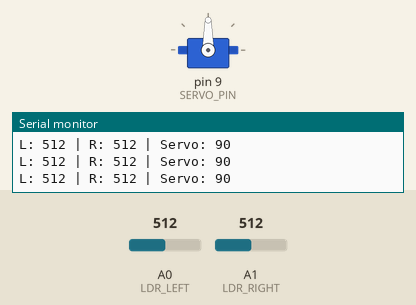
Recording of a sketch running on a simulated Arduino Uno, built with avr-gcc and run on an emulated ATmega328P. Shown: servo, the last lines printed to the serial monitor. Inputs (shaded band) come from the test bench; at power-on: A0 (LDR_LEFT) = 512, A1 (LDR_RIGHT) = 512.

Above: at 1.7 s.
1.8 s: A0 (LDR_LEFT) set to 546
At 2.27 s:
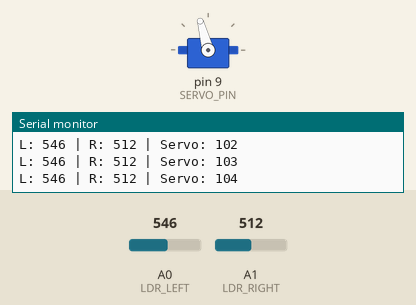
At 4.7 s:
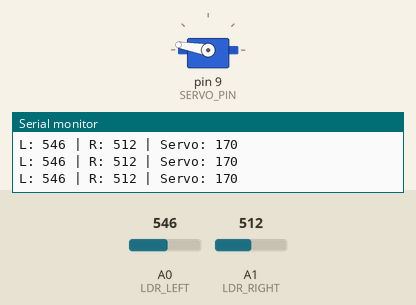
4.8 s: A1 (LDR_RIGHT) set to 557
7.8 s: A1 (LDR_RIGHT) set to 579
At 8.6 s:
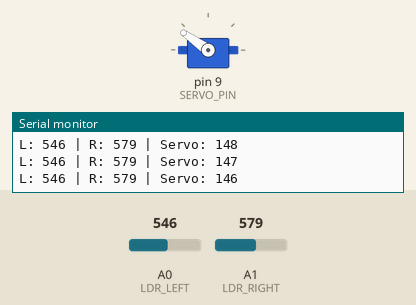
10.8 s: A0 (LDR_LEFT) set to 108
13.8 s: A0 (LDR_LEFT) set to 88
Timing chart, 0 to 16.3 s (numbered marks = the images above; inputs shaded):
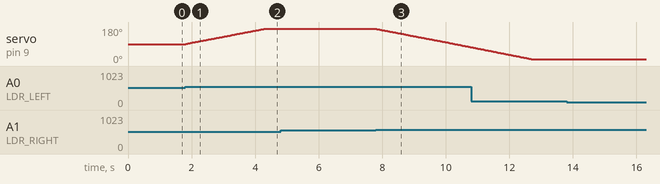

The sketch:

SolarTrackingSystem.ino
```cpp
#include <Servo.h>

const int LDR_LEFT = A0;   // LDR 1
const int LDR_RIGHT = A1;  // LDR 2
const int SERVO_PIN = 9;   // SG90 Signal (D9)

const int TOLERANCE = 20;  // Deadband to prevent servo jitter
int servoPos = 90;         // Start centered at 90 degrees

Servo trackerServo;

void setup() {
  trackerServo.attach(SERVO_PIN);
  trackerServo.write(servoPos);
  Serial.begin(9600);
  delay(500);
}

void loop() {
  int leftVal = analogRead(LDR_LEFT);
  int rightVal = analogRead(LDR_RIGHT);
  int diff = leftVal - rightVal;

  if (abs(diff) > TOLERANCE) {
    if (leftVal > rightVal) {
      servoPos = min(servoPos + 1, 170);  // Move toward left LDR
    } else {
      servoPos = max(servoPos - 1, 10);   // Move toward right LDR
    }
    trackerServo.write(servoPos);
  }

  Serial.print("L: ");
  Serial.print(leftVal);
  Serial.print(" | R: ");
  Serial.print(rightVal);
  Serial.print(" | Servo: ");
  Serial.println(servoPos);

  delay(25);
}
```

Measured:
- the behaviour switches between 532 and 533 on A0 (LDR_LEFT) (found by bisection; images 0 and 1)
- the behaviour switches between 566 and 567 on A1 (LDR_RIGHT) (found by bisection; images 2 and 3)
- after the input at 1.8 s, servo on pin 9 (SERVO_PIN): moves from 90° to 170° over 2.5 s, starting at once
- after the input at 7.8 s, servo on pin 9 (SERVO_PIN): moves from 170° to 73° over 3.0 s, starting at once
